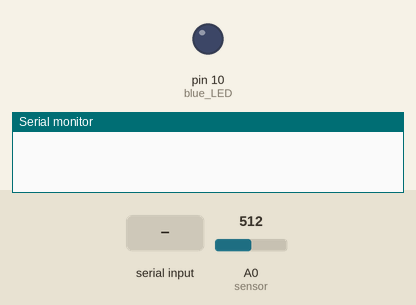
Simulated run of this sketch. Board: Arduino Uno, built with avr-gcc and run on an emulated ATmega328P. On the bench: output pins drawn as LEDs (lit = HIGH), the last lines printed to the serial monitor. Dashed ring = blinking. The test bench sets the inputs (shaded band); at power-on: A0 (sensor) = 512.

Above: at 1.2 s.
1.3 s: "R" received over Serial
At 3.1 s:
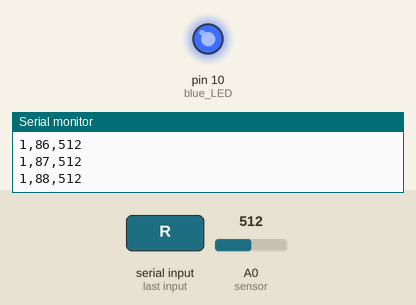
4.3 s: "T" received over Serial
At 5.4 s:
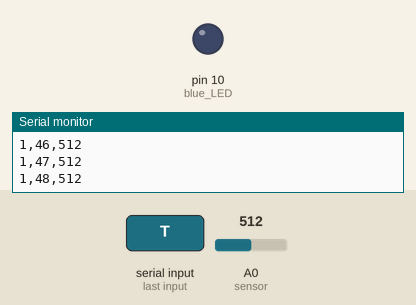
5.8 s: "S" received over Serial
At 6.6 s:
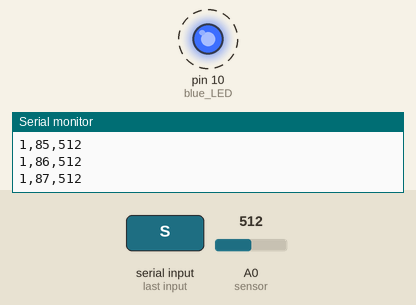
Timing chart, 0 to 14.8 s (numbered marks = the images above; inputs shaded):
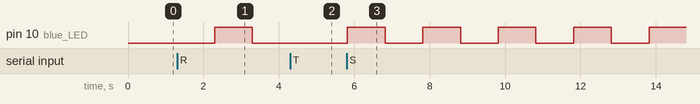

The sketch:

Wireless_Sensor_Network_Base_Station.ino
```cpp
#include <MsTimer2.h>
int count = 0;
//pycharm base station: S to start sampling

char incomingByte ; //Variable to store the incoming byte
unsigned long init_time = 0;
int setTime = 20;
int stamp;

//nodes---------
int id = 1;
//int id = 0;
//int id = 1;
//int id = 3;
//----------------

int blue_LED = 10;
int counter = 0;
unsigned long t;
bool ready;
int backoff;

void clocky() { //interrupt
  ready = true;

  count = analogRead(A0);  // read the value from the sensor

  Serial.print(id);
  Serial.print(",");
  Serial.print(counter);
  Serial.print(",");
  Serial.println(count); // print the sensor readings


  //blink
  counter++;
  if (counter == 50)
  {
    digitalWrite(blue_LED, HIGH);
  }
  else if (counter == 100)
  {
    counter = 0;
    digitalWrite(blue_LED, LOW);
  }
  t = stamp;
}
void setup()
{
  Serial.begin(57600);
  MsTimer2::set(setTime, clocky);
  pinMode(blue_LED, OUTPUT);
  pinMode(A0, INPUT);

}

void loop()
{
  if (Serial.available() > 0) {

    incomingByte = Serial.read();//Read the incoming byte

    if (incomingByte == 'R') //START
    {
      Serial.println(count);
      MsTimer2::start();//start sampling (all nodes)
    }
    else if (incomingByte == 'T') //STOP
    {
      MsTimer2::stop();
    } else if (incomingByte == 'S') //SYNC
    {
      MsTimer2::stop();
      MsTimer2::start();
    }

  }

}

void serialEvent() {
  //ready/backoff
  if (ready) {
    ready = false;
    int backOff = id * 3; //node 2 delay 3ms, node 3 delay 6ms
    delay(backOff);
  }
}
```

Measured:
- after the input at 1.3 s, pin 10 (blue_LED): LOW → HIGH after 1.0 s, → LOW 1.0 s later
- after the input at 4.3 s, pin 10 (blue_LED): stays LOW (without the input it goes to HIGH after 0.00 s)
- after the input at 5.8 s, pin 10 (blue_LED): alternates HIGH for 1.0 s and LOW for 1.0 s, starting at once
